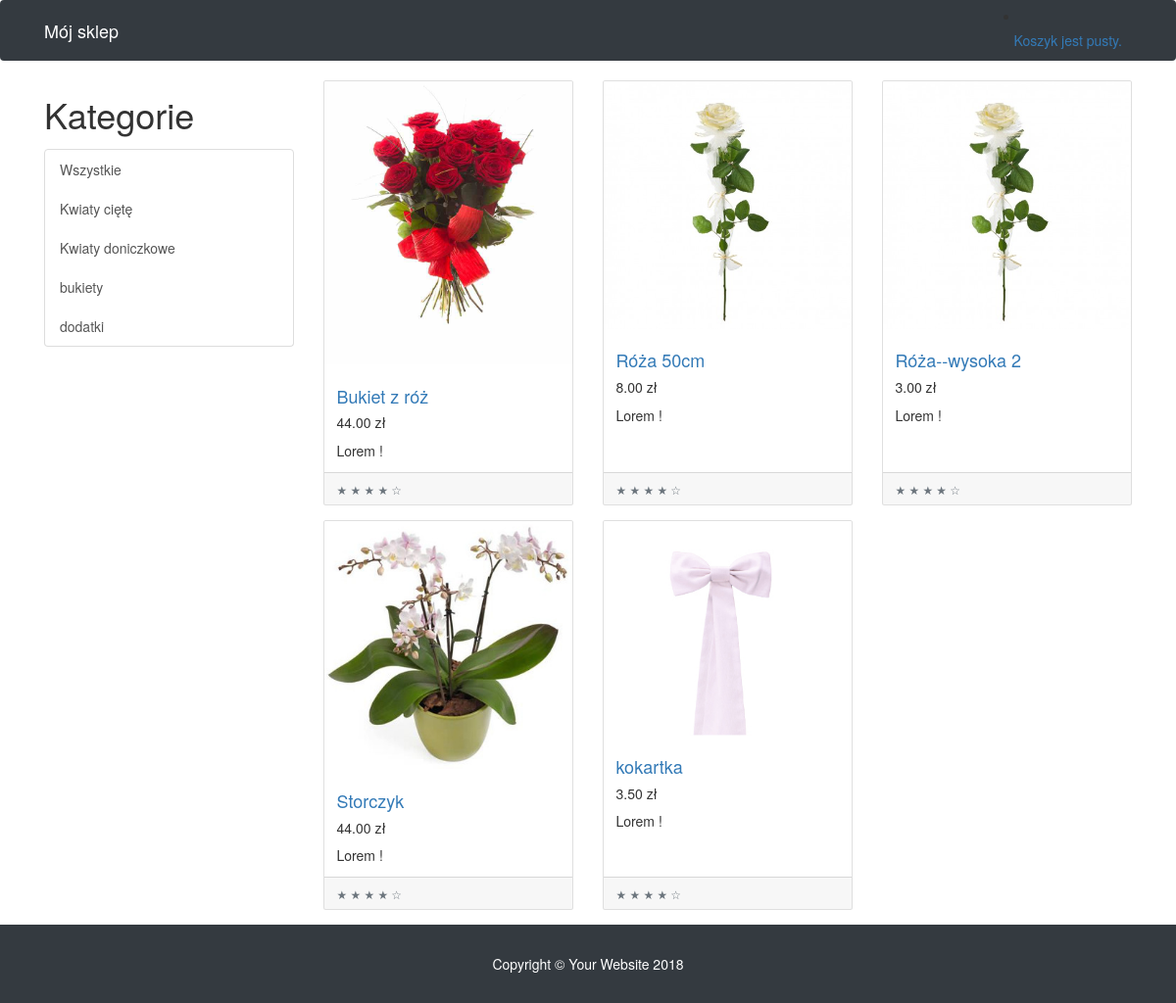
The page / on the database its author committed.
### shop/models.py (models this page shows, shortened)
class Category(models.Model):
    name = models.CharField(max_length=200,
                            db_index=True)
    slug = models.SlugField(max_length=200,
                            db_index=True,
                            unique=True)
    class Meta:
        ordering = ('name',)
        verbose_name = 'category'
        verbose_name_plural = 'categories'
    def get_absolute_url(self):
        return reverse('shop:product_list_by_category',
                       args=[self.slug])

class Product(models.Model):
    category = models.ForeignKey(Category,
                                 related_name='products')
    name = models.CharField(max_length=200, db_index=True)
    slug = models.SlugField(max_length=200, db_index=True)
    image = models.ImageField(upload_to='products/%Y/%m/%d',
                              blank=True)
    description = models.TextField(blank=True)
    price = models.DecimalField(max_digits=10, decimal_places=2)
    stock = models.PositiveIntegerField()
    available = models.BooleanField(default=True)
    created = models.DateTimeField(auto_now_add=True)
    updated = models.DateTimeField(auto_now=True)
    class Meta:
        ordering = ('name',)
        index_together = (('id', 'slug'),)
    def get_absolute_url(self):
        return reverse('shop:product_detail',
                       args=[self.id, self.slug])

### shop/views.py (the view)
# urls.py: url(r'^$', views.product_list, name='product_list'),
def product_list(request, category_slug=None):
    category = None
    categories = Category.objects.all()
    products = Product.objects.filter(available=True)
    if category_slug:
        category = get_object_or_404(Category, slug=category_slug)
        products = products.filter(category=category)
    return render(request,
                  'shop/product/list.html',
                  {'category': category,
                   'categories': categories,
                   'products': products})

### cart/cart.py (called while the page is built)
    def __len__(self):
        return sum(item['quantity'] for item in self.cart.values())

### cart/context_processors.py (called while the page is built)
def cart(request):
    return{"cart":Cart(request)}

### shop/templates/shop/product/list.html (shortened to what this page needs)
{% extends "shop/base.html" %}
{% load static %}
{% block content %}
    <div class="container">
      <div class="row">
        <div class="col-lg-3">
          <h1 class="my-4">Kategorie</h1>
          <div class="list-group">
            <a href="{% url "shop:product_list" %}" class="list-group-item">Wszystkie</a>
            {% for c in categories %}
            <a class="list-group-item" href="{{ c.get_absolute_url }}">{{ c.name }}</a>
            {% endfor %}
          </div>
        </div>
        <div class="col-lg-9">
          <div class="row">
  {% for product in products %}
            <div class="col-lg-4 col-md-6 mb-4">
              <div class="card h-100">
                <a href="#"><img class="card-img-top" src="{% if product.image %}{{ product.image.url }}{% else %}{% static "img/no_image.png" %}{% endif %}" alt=""></a>
                <div class="card-body">
                  <h4 class="card-title">
                    <a href="{{ product.get_absolute_url }}">{{ product.name }}</a>
                  </h4>
                  <h5>{{ product.price }} zł</h5>
                  <p class="card-text">Lorem !</p>
                </div>
                <div class="card-footer">
                  <small class="text-muted">&#9733; &#9733; &#9733; &#9733; &#9734;</small>
                </div>
              </div>
            </div>
{% endfor %}
          </div>
        </div>
      </div>
    </div>
{% endblock %}

### rows shown on the page
Category: name "Kwiaty ciętę"
Category: name "Kwiaty doniczkowe"
Category: name "bukiety"
Category: name "dodatki"
Product: image (picture), name "Bukiet z róż", price "44.00"
Product: image (picture), name "Róża 50cm", price "8.00"
Product: image (picture), name "Róża--wysoka 2", price "3.00"
Product: image (picture), name "Storczyk", price "44.00"
Product: image (picture), name "kokartka", price "3.50"
